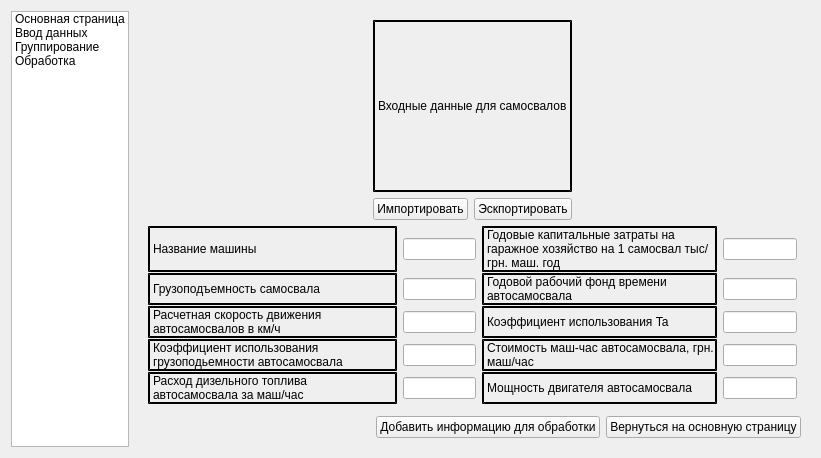
<?xml version="1.0" encoding="UTF-8"?>
<ui version="4.0">
 <class>PTKMainStackForm</class>
 <widget class="QWidget" name="PTKMainStackForm">
  <property name="geometry">
   <rect>
    <x>0</x>
    <y>0</y>
    <width>821</width>
    <height>458</height>
   </rect>
  </property>
  <property name="windowTitle">
   <string>Form</string>
  </property>
  <layout class="QHBoxLayout" name="horizontalLayout">
   <item>
    <widget class="QListWidget" name="listWidget">
     <item>
      <property name="text">
       <string>Основная страница</string>
      </property>
     </item>
     <item>
      <property name="text">
       <string>Ввод данных</string>
      </property>
     </item>
     <item>
      <property name="text">
       <string>Группирование</string>
      </property>
     </item>
     <item>
      <property name="text">
       <string>Обработка</string>
      </property>
     </item>
     <item>
      <property name="text">
       <string/>
      </property>
     </item>
    </widget>
   </item>
   <item>
    <widget class="QStackedWidget" name="mainStackedWidget">
     <property name="styleSheet">
      <string notr="true"> QLabel{
    border-style: outset;
    border-width: 2px;
    border-color: black;
}</string>
     </property>
     <property name="currentIndex">
      <number>2</number>
     </property>
     <widget class="QWidget" name="mainPage">
      <layout class="QVBoxLayout" name="verticalLayout_2">
       <item>
        <layout class="QVBoxLayout" name="MainVLayout">
         <item>
          <widget class="QPushButton" name="inputLoadTransportBtn">
           <property name="text">
            <string>Ввести входные данные для погрузочных транспортных средств</string>
           </property>
          </widget>
         </item>
         <item>
          <widget class="QPushButton" name="inputTipperBtn">
           <property name="text">
            <string>Ввести входные данные для самосвалов</string>
           </property>
          </widget>
         </item>
         <item>
          <widget class="QPushButton" name="toProcessingPageBtn">
           <property name="text">
            <string>Обработать</string>
           </property>
          </widget>
         </item>
        </layout>
       </item>
      </layout>
     </widget>
     <widget class="QWidget" name="ltInputDataPage">
      <layout class="QVBoxLayout" name="verticalLayout_3">
       <item alignment="Qt::AlignHCenter">
        <widget class="QLabel" name="label">
         <property name="text">
          <string>Входные данные для погрузочного транспорта</string>
         </property>
        </widget>
       </item>
       <item>
        <layout class="QHBoxLayout" name="importExportHLayout">
         <item>
          <widget class="QPushButton" name="importDataButton">
           <property name="text">
            <string>Импортировать</string>
           </property>
          </widget>
         </item>
         <item>
          <widget class="QPushButton" name="exportDataButton">
           <property name="text">
            <string>Эскпортировать</string>
           </property>
          </widget>
         </item>
        </layout>
       </item>
       <item>
        <layout class="QHBoxLayout" name="inputCellsVLayout">
         <item>
          <layout class="QGridLayout" name="inputCellsLTGridLayout" rowstretch="0,0,0,0,0,0,0" columnstretch="0,0,0,0">
           <property name="sizeConstraint">
            <enum>QLayout::SetFixedSize</enum>
           </property>
           <property name="leftMargin">
            <number>4</number>
           </property>
           <property name="topMargin">
            <number>0</number>
           </property>
           <property name="rightMargin">
            <number>4</number>
           </property>
           <property name="bottomMargin">
            <number>6</number>
           </property>
           <property name="horizontalSpacing">
            <number>6</number>
           </property>
           <property name="verticalSpacing">
            <number>1</number>
           </property>
           <item row="4" column="0">
            <widget class="QLabel" name="label_8">
             <property name="text">
              <string>Коеэффициент использования погрузочной машины по времени</string>
             </property>
             <property name="wordWrap">
              <bool>true</bool>
             </property>
            </widget>
           </item>
           <item row="6" column="1">
            <widget class="QLineEdit" name="lineEdit_13">
             <property name="text">
              <string>1</string>
             </property>
            </widget>
           </item>
           <item row="2" column="3">
            <widget class="QLineEdit" name="lineEdit_6">
             <property name="text">
              <string>1</string>
             </property>
            </widget>
           </item>
           <item row="5" column="0">
            <widget class="QLabel" name="label_9">
             <property name="text">
              <string>Время нагрузки автосамосвала в мин</string>
             </property>
             <property name="wordWrap">
              <bool>true</bool>
             </property>
            </widget>
           </item>
           <item row="1" column="1">
            <widget class="QLineEdit" name="lineEdit_2">
             <property name="inputMethodHints">
              <set>Qt::ImhDigitsOnly</set>
             </property>
             <property name="inputMask">
              <string/>
             </property>
             <property name="text">
              <string>1</string>
             </property>
             <property name="maxLength">
              <number>32767</number>
             </property>
             <property name="frame">
              <bool>true</bool>
             </property>
            </widget>
           </item>
           <item row="4" column="1">
            <widget class="QLineEdit" name="lineEdit_9">
             <property name="text">
              <string>1</string>
             </property>
            </widget>
           </item>
           <item row="3" column="3">
            <widget class="QLineEdit" name="lineEdit_8">
             <property name="text">
              <string>1</string>
             </property>
            </widget>
           </item>
           <item row="5" column="1">
            <widget class="QLineEdit" name="lineEdit_11">
             <property name="text">
              <string>1</string>
             </property>
            </widget>
           </item>
           <item row="0" column="2">
            <widget class="QLabel" name="label_11">
             <property name="text">
              <string>Время загрузки автосамосвала в мин</string>
             </property>
             <property name="wordWrap">
              <bool>true</bool>
             </property>
            </widget>
           </item>
           <item row="1" column="3">
            <widget class="QLineEdit" name="lineEdit_4">
             <property name="text">
              <string>1</string>
             </property>
            </widget>
           </item>
           <item row="2" column="0">
            <widget class="QLabel" name="label_6">
             <property name="text">
              <string>Число циклов погрузочной машины в минуту</string>
             </property>
             <property name="wordWrap">
              <bool>true</bool>
             </property>
            </widget>
           </item>
           <item row="0" column="1">
            <widget class="QLineEdit" name="lineEdit">
             <property name="text">
              <string>sdas</string>
             </property>
            </widget>
           </item>
           <item row="6" column="3">
            <widget class="QLineEdit" name="lineEdit_14">
             <property name="text">
              <string>1</string>
             </property>
            </widget>
           </item>
           <item row="5" column="3">
            <widget class="QLineEdit" name="lineEdit_12">
             <property name="text">
              <string>1</string>
             </property>
            </widget>
           </item>
           <item row="4" column="3">
            <widget class="QLineEdit" name="lineEdit_10">
             <property name="text">
              <string>1</string>
             </property>
            </widget>
           </item>
           <item row="3" column="2">
            <widget class="QLabel" name="label_14">
             <property name="text">
              <string>Число операторов погрузочной машины и автосамосвалов, работающих в смену c одним   комплектом погрузтранспортных машин</string>
             </property>
             <property name="wordWrap">
              <bool>true</bool>
             </property>
            </widget>
           </item>
           <item row="6" column="0">
            <widget class="QLabel" name="label_10">
             <property name="text">
              <string>Время замены груженого автосамосвала порожним в мин</string>
             </property>
             <property name="wordWrap">
              <bool>true</bool>
             </property>
            </widget>
           </item>
           <item row="5" column="2">
            <widget class="QLabel" name="label_16">
             <property name="text">
              <string>Объем земляных работ, м3</string>
             </property>
             <property name="wordWrap">
              <bool>true</bool>
             </property>
            </widget>
           </item>
           <item row="2" column="1">
            <widget class="QLineEdit" name="lineEdit_5">
             <property name="text">
              <string>1</string>
             </property>
            </widget>
           </item>
           <item row="0" column="0">
            <widget class="QLabel" name="label_5">
             <property name="text">
              <string>Название машины</string>
             </property>
             <property name="wordWrap">
              <bool>true</bool>
             </property>
            </widget>
           </item>
           <item row="3" column="0">
            <widget class="QLabel" name="label_7">
             <property name="text">
              <string>Коеэффициент использования емкости ковша погрузочной машины</string>
             </property>
             <property name="wordWrap">
              <bool>true</bool>
             </property>
            </widget>
           </item>
           <item row="1" column="2">
            <widget class="QLabel" name="label_12">
             <property name="text">
              <string>Расход дизельного топлива погрузочной машиной за 1 маш/час</string>
             </property>
             <property name="wordWrap">
              <bool>true</bool>
             </property>
            </widget>
           </item>
           <item row="6" column="2">
            <widget class="QLabel" name="label_17">
             <property name="text">
              <string>Мощность двигателя погрузчика, квт</string>
             </property>
             <property name="wordWrap">
              <bool>true</bool>
             </property>
            </widget>
           </item>
           <item row="2" column="2">
            <widget class="QLabel" name="label_13">
             <property name="text">
              <string>Расход электроенергии электрическим экскаватором 1 маш/час</string>
             </property>
             <property name="wordWrap">
              <bool>true</bool>
             </property>
            </widget>
           </item>
           <item row="4" column="2">
            <widget class="QLabel" name="label_15">
             <property name="text">
              <string>Cтоимость маш-час погрузочной машины, грн-маш/час</string>
             </property>
             <property name="wordWrap">
              <bool>true</bool>
             </property>
            </widget>
           </item>
           <item row="3" column="1">
            <widget class="QLineEdit" name="lineEdit_7">
             <property name="text">
              <string>1</string>
             </property>
            </widget>
           </item>
           <item row="0" column="3">
            <widget class="QLineEdit" name="lineEdit_3">
             <property name="text">
              <string>1</string>
             </property>
            </widget>
           </item>
           <item row="1" column="0">
            <widget class="QLabel" name="label_4">
             <property name="styleSheet">
              <string notr="true"/>
             </property>
             <property name="text">
              <string>Геометрическая емкость ковша погрузочной машины</string>
             </property>
             <property name="wordWrap">
              <bool>true</bool>
             </property>
            </widget>
           </item>
          </layout>
         </item>
        </layout>
       </item>
       <item>
        <layout class="QHBoxLayout" name="nextPageTHLayout">
         <item>
          <spacer name="horizontalSpacer">
           <property name="orientation">
            <enum>Qt::Horizontal</enum>
           </property>
           <property name="sizeHint" stdset="0">
            <size>
             <width>40</width>
             <height>20</height>
            </size>
           </property>
          </spacer>
         </item>
         <item>
          <widget class="QPushButton" name="addMachine">
           <property name="text">
            <string>Добавить информацию для обработки</string>
           </property>
          </widget>
         </item>
         <item>
          <widget class="QPushButton" name="backToMainPageBtnT">
           <property name="text">
            <string>Вернуться на основную страницу</string>
           </property>
          </widget>
         </item>
        </layout>
       </item>
      </layout>
     </widget>
     <widget class="QWidget" name="ttInputDataPage">
      <layout class="QVBoxLayout" name="verticalLayout_4">
       <item alignment="Qt::AlignHCenter">
        <widget class="QLabel" name="label_3">
         <property name="text">
          <string>Входные данные для самосвалов</string>
         </property>
        </widget>
       </item>
       <item>
        <layout class="QHBoxLayout" name="importExportHLayout_2">
         <item>
          <spacer name="horizontalSpacer_3">
           <property name="orientation">
            <enum>Qt::Horizontal</enum>
           </property>
           <property name="sizeHint" stdset="0">
            <size>
             <width>40</width>
             <height>20</height>
            </size>
           </property>
          </spacer>
         </item>
         <item>
          <widget class="QPushButton" name="importDataButton_2">
           <property name="text">
            <string>Импортировать</string>
           </property>
          </widget>
         </item>
         <item>
          <widget class="QPushButton" name="exportDataButton_2">
           <property name="text">
            <string>Эскпортировать</string>
           </property>
          </widget>
         </item>
         <item>
          <spacer name="horizontalSpacer_4">
           <property name="orientation">
            <enum>Qt::Horizontal</enum>
           </property>
           <property name="sizeHint" stdset="0">
            <size>
             <width>40</width>
             <height>20</height>
            </size>
           </property>
          </spacer>
         </item>
        </layout>
       </item>
       <item>
        <layout class="QHBoxLayout" name="inputCellsVLayout_2">
         <item>
          <layout class="QGridLayout" name="inputCellsTTGridLayout" rowstretch="0,0,0,0,0" columnstretch="0,0,0,0" columnminimumwidth="0,0,0,0">
           <property name="sizeConstraint">
            <enum>QLayout::SetFixedSize</enum>
           </property>
           <property name="leftMargin">
            <number>4</number>
           </property>
           <property name="topMargin">
            <number>0</number>
           </property>
           <property name="rightMargin">
            <number>4</number>
           </property>
           <property name="bottomMargin">
            <number>6</number>
           </property>
           <property name="horizontalSpacing">
            <number>6</number>
           </property>
           <property name="verticalSpacing">
            <number>1</number>
           </property>
           <item row="1" column="1">
            <widget class="QLineEdit" name="lineEdit_17"/>
           </item>
           <item row="3" column="3">
            <widget class="QLineEdit" name="lineEdit_19"/>
           </item>
           <item row="0" column="0">
            <widget class="QLabel" name="label_25">
             <property name="text">
              <string>Название машины</string>
             </property>
             <property name="wordWrap">
              <bool>true</bool>
             </property>
            </widget>
           </item>
           <item row="3" column="0">
            <widget class="QLabel" name="label_26">
             <property name="text">
              <string>Коэффициент использования грузоподьемности автосамосвала</string>
             </property>
             <property name="wordWrap">
              <bool>true</bool>
             </property>
            </widget>
           </item>
           <item row="4" column="3">
            <widget class="QLineEdit" name="lineEdit_25"/>
           </item>
           <item row="1" column="2">
            <widget class="QLabel" name="label_27">
             <property name="text">
              <string>Годовой рабочий фонд времени автосамосвала</string>
             </property>
             <property name="wordWrap">
              <bool>true</bool>
             </property>
            </widget>
           </item>
           <item row="0" column="2">
            <widget class="QLabel" name="label_20">
             <property name="text">
              <string>Годовые капитальные затраты на гаражное хозяйство на 1 самосвал тыс/грн. маш. год</string>
             </property>
             <property name="wordWrap">
              <bool>true</bool>
             </property>
            </widget>
           </item>
           <item row="3" column="2">
            <widget class="QLabel" name="label_22">
             <property name="text">
              <string>Стоимость маш-час автосамосвала, грн. маш/час</string>
             </property>
             <property name="wordWrap">
              <bool>true</bool>
             </property>
            </widget>
           </item>
           <item row="3" column="1">
            <widget class="QLineEdit" name="lineEdit_27"/>
           </item>
           <item row="0" column="3">
            <widget class="QLineEdit" name="lineEdit_28"/>
           </item>
           <item row="0" column="1">
            <widget class="QLineEdit" name="lineEdit_22"/>
           </item>
           <item row="2" column="1">
            <widget class="QLineEdit" name="lineEdit_26"/>
           </item>
           <item row="1" column="3">
            <widget class="QLineEdit" name="lineEdit_21"/>
           </item>
           <item row="2" column="0">
            <widget class="QLabel" name="label_21">
             <property name="text">
              <string>Расчетная скорость движения автосамосвалов в км/ч</string>
             </property>
             <property name="wordWrap">
              <bool>true</bool>
             </property>
            </widget>
           </item>
           <item row="4" column="1">
            <widget class="QLineEdit" name="lineEdit_18"/>
           </item>
           <item row="2" column="2">
            <widget class="QLabel" name="label_29">
             <property name="text">
              <string>Коэффициент использования Ta</string>
             </property>
             <property name="wordWrap">
              <bool>true</bool>
             </property>
            </widget>
           </item>
           <item row="4" column="2">
            <widget class="QLabel" name="label_30">
             <property name="text">
              <string>Мощность двигателя автосамосвала</string>
             </property>
             <property name="wordWrap">
              <bool>true</bool>
             </property>
            </widget>
           </item>
           <item row="1" column="0">
            <widget class="QLabel" name="label_31">
             <property name="styleSheet">
              <string notr="true">QLabel
{
text-wrap:true;
}</string>
             </property>
             <property name="text">
              <string>Грузоподъемность самосвала</string>
             </property>
             <property name="wordWrap">
              <bool>true</bool>
             </property>
            </widget>
           </item>
           <item row="4" column="0">
            <widget class="QLabel" name="label_18">
             <property name="text">
              <string>Расход дизельного топлива автосамосвала за маш/час</string>
             </property>
             <property name="wordWrap">
              <bool>true</bool>
             </property>
            </widget>
           </item>
           <item row="2" column="3">
            <widget class="QLineEdit" name="lineEdit_16"/>
           </item>
          </layout>
         </item>
        </layout>
       </item>
       <item>
        <layout class="QHBoxLayout" name="nextPageTHLayout_2">
         <item>
          <spacer name="horizontalSpacer_2">
           <property name="orientation">
            <enum>Qt::Horizontal</enum>
           </property>
           <property name="sizeHint" stdset="0">
            <size>
             <width>40</width>
             <height>20</height>
            </size>
           </property>
          </spacer>
         </item>
         <item>
          <widget class="QPushButton" name="addMachine_2">
           <property name="text">
            <string>Добавить информацию для обработки</string>
           </property>
          </widget>
         </item>
         <item>
          <widget class="QPushButton" name="backToMainPageBtnT_2">
           <property name="text">
            <string>Вернуться на основную страницу</string>
           </property>
          </widget>
         </item>
        </layout>
       </item>
      </layout>
     </widget>
     <widget class="QWidget" name="processingPage">
      <layout class="QVBoxLayout" name="verticalLayout_6">
       <item>
        <layout class="QVBoxLayout" name="verticalLayout">
         <property name="leftMargin">
          <number>6</number>
         </property>
         <property name="topMargin">
          <number>6</number>
         </property>
         <item alignment="Qt::AlignHCenter">
          <widget class="QLabel" name="processingLbl">
           <property name="text">
            <string>Обработка</string>
           </property>
          </widget>
         </item>
         <item>
          <spacer name="verticalSpacer_2">
           <property name="orientation">
            <enum>Qt::Vertical</enum>
           </property>
           <property name="sizeHint" stdset="0">
            <size>
             <width>20</width>
             <height>40</height>
            </size>
           </property>
          </spacer>
         </item>
         <item>
          <widget class="QLabel" name="loadTransportLbl">
           <property name="text">
            <string>Количество транспортных средств для загрузки:</string>
           </property>
          </widget>
         </item>
         <item>
          <widget class="QLabel" name="tipperCountLbl">
           <property name="text">
            <string>Количество автосамосвалов:</string>
           </property>
          </widget>
         </item>
         <item alignment="Qt::AlignHCenter">
          <widget class="QPushButton" name="processingBtn_2">
           <property name="text">
            <string>Обработать в Exel файл</string>
           </property>
          </widget>
         </item>
         <item>
          <spacer name="verticalSpacer">
           <property name="orientation">
            <enum>Qt::Vertical</enum>
           </property>
           <property name="sizeHint" stdset="0">
            <size>
             <width>20</width>
             <height>40</height>
            </size>
           </property>
          </spacer>
         </item>
        </layout>
       </item>
      </layout>
     </widget>
     <widget class="QWidget" name="groupDataPage">
      <layout class="QVBoxLayout" name="verticalLayout_9">
       <item alignment="Qt::AlignHCenter">
        <widget class="QLabel" name="label_2">
         <property name="text">
          <string>Группировка</string>
         </property>
        </widget>
       </item>
       <item>
        <layout class="QVBoxLayout" name="verticalLayout_8">
         <item>
          <layout class="QHBoxLayout" name="horizontalLayout_2">
           <item>
            <widget class="QListView" name="tippersListView"/>
           </item>
           <item>
            <widget class="QListView" name="loatTransportListView"/>
           </item>
          </layout>
         </item>
        </layout>
       </item>
       <item>
        <layout class="QHBoxLayout" name="horizontalLayout_4">
         <item>
          <widget class="QPushButton" name="createPTKBtn">
           <property name="text">
            <string>Создать ПТК</string>
           </property>
          </widget>
         </item>
         <item>
          <widget class="QPushButton" name="backToProcessingPage">
           <property name="text">
            <string>Назад</string>
           </property>
          </widget>
         </item>
        </layout>
       </item>
      </layout>
     </widget>
    </widget>
   </item>
  </layout>
 </widget>
 <resources/>
 <connections/>
</ui>
